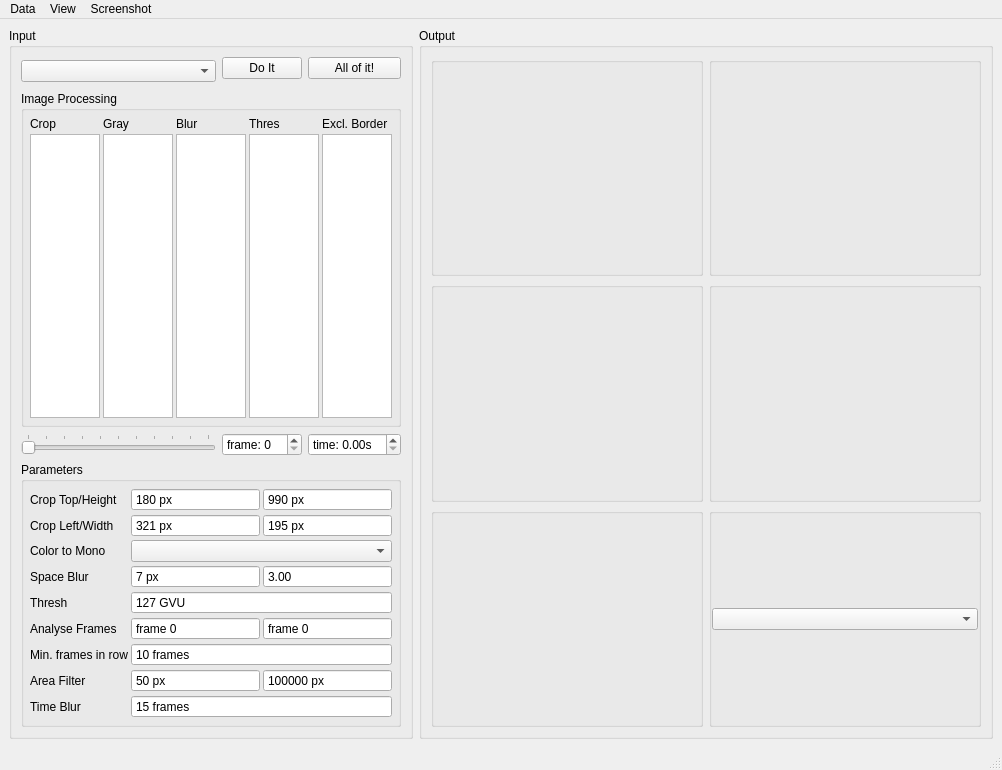
<?xml version="1.0" encoding="UTF-8"?>
<ui version="4.0">
 <class>D_MAKRO_AirDragTrack</class>
 <widget class="QMainWindow" name="D_MAKRO_AirDragTrack">
  <property name="geometry">
   <rect>
    <x>0</x>
    <y>0</y>
    <width>1002</width>
    <height>770</height>
   </rect>
  </property>
  <property name="windowTitle">
   <string>MainWindow</string>
  </property>
  <widget class="QWidget" name="centralwidget">
   <layout class="QGridLayout" name="gridLayout">
    <item row="0" column="0">
     <widget class="QGroupBox" name="groupBox_In">
      <property name="sizePolicy">
       <sizepolicy hsizetype="Preferred" vsizetype="Preferred">
        <horstretch>1</horstretch>
        <verstretch>0</verstretch>
       </sizepolicy>
      </property>
      <property name="title">
       <string>Input</string>
      </property>
      <layout class="QGridLayout" name="gridLayout_2">
       <item row="2" column="0" colspan="3">
        <widget class="QGroupBox" name="groupBox">
         <property name="title">
          <string>Image Processing</string>
         </property>
         <layout class="QGridLayout" name="gridLayout_5">
          <property name="leftMargin">
           <number>6</number>
          </property>
          <property name="topMargin">
           <number>6</number>
          </property>
          <property name="rightMargin">
           <number>6</number>
          </property>
          <property name="bottomMargin">
           <number>6</number>
          </property>
          <property name="spacing">
           <number>3</number>
          </property>
          <item row="1" column="0">
           <widget class="QGraphicsView" name="graphicsView_Proc_Crop"/>
          </item>
          <item row="1" column="3">
           <widget class="QGraphicsView" name="graphicsView_Proc_Thres"/>
          </item>
          <item row="1" column="4">
           <widget class="QGraphicsView" name="graphicsView_Proc_ExBorder"/>
          </item>
          <item row="1" column="1">
           <widget class="QGraphicsView" name="graphicsView_Proc_Gray"/>
          </item>
          <item row="1" column="2">
           <widget class="QGraphicsView" name="graphicsView_Proc_Blur"/>
          </item>
          <item row="0" column="0">
           <widget class="QLabel" name="label_10">
            <property name="text">
             <string>Crop</string>
            </property>
           </widget>
          </item>
          <item row="0" column="1">
           <widget class="QLabel" name="label_11">
            <property name="text">
             <string>Gray</string>
            </property>
           </widget>
          </item>
          <item row="0" column="2">
           <widget class="QLabel" name="label_12">
            <property name="text">
             <string>Blur</string>
            </property>
           </widget>
          </item>
          <item row="0" column="3">
           <widget class="QLabel" name="label_13">
            <property name="text">
             <string>Thres</string>
            </property>
           </widget>
          </item>
          <item row="0" column="4">
           <widget class="QLabel" name="label_14">
            <property name="text">
             <string>Excl. Border</string>
            </property>
           </widget>
          </item>
         </layout>
        </widget>
       </item>
       <item row="3" column="1">
        <widget class="QSpinBox" name="spinBox_T_Frame">
         <property name="prefix">
          <string>frame: </string>
         </property>
        </widget>
       </item>
       <item row="4" column="0" colspan="3">
        <widget class="QGroupBox" name="groupBox_ProcSettings">
         <property name="title">
          <string>Parameters</string>
         </property>
         <layout class="QGridLayout" name="gridLayout_3">
          <property name="leftMargin">
           <number>6</number>
          </property>
          <property name="topMargin">
           <number>6</number>
          </property>
          <property name="rightMargin">
           <number>6</number>
          </property>
          <property name="bottomMargin">
           <number>6</number>
          </property>
          <property name="spacing">
           <number>3</number>
          </property>
          <item row="4" column="2" colspan="4">
           <widget class="QComboBox" name="comboBox_Color2Mono"/>
          </item>
          <item row="6" column="1">
           <widget class="QLabel" name="label_2">
            <property name="text">
             <string>Thresh</string>
            </property>
           </widget>
          </item>
          <item row="8" column="2" colspan="2">
           <widget class="QSpinBox" name="spinBox_CropStart">
            <property name="enabled">
             <bool>true</bool>
            </property>
            <property name="buttonSymbols">
             <enum>QAbstractSpinBox::NoButtons</enum>
            </property>
            <property name="prefix">
             <string>frame </string>
            </property>
           </widget>
          </item>
          <item row="4" column="1">
           <widget class="QLabel" name="label_4">
            <property name="text">
             <string>Color to Mono</string>
            </property>
           </widget>
          </item>
          <item row="10" column="2" colspan="2">
           <widget class="QSpinBox" name="spinBox_AreaMin">
            <property name="enabled">
             <bool>true</bool>
            </property>
            <property name="buttonSymbols">
             <enum>QAbstractSpinBox::NoButtons</enum>
            </property>
            <property name="suffix">
             <string> px</string>
            </property>
            <property name="minimum">
             <number>0</number>
            </property>
            <property name="maximum">
             <number>999999999</number>
            </property>
            <property name="value">
             <number>50</number>
            </property>
           </widget>
          </item>
          <item row="8" column="1">
           <widget class="QLabel" name="label_7">
            <property name="enabled">
             <bool>true</bool>
            </property>
            <property name="text">
             <string>Analyse Frames</string>
            </property>
           </widget>
          </item>
          <item row="2" column="1">
           <widget class="QLabel" name="label_6">
            <property name="text">
             <string>Crop Left/Width</string>
            </property>
           </widget>
          </item>
          <item row="5" column="2" colspan="2">
           <widget class="QSpinBox" name="spinBox_BlurSize">
            <property name="buttonSymbols">
             <enum>QAbstractSpinBox::NoButtons</enum>
            </property>
            <property name="suffix">
             <string> px</string>
            </property>
            <property name="minimum">
             <number>1</number>
            </property>
            <property name="singleStep">
             <number>2</number>
            </property>
            <property name="value">
             <number>7</number>
            </property>
           </widget>
          </item>
          <item row="1" column="1">
           <widget class="QLabel" name="label_5">
            <property name="text">
             <string>Crop Top/Height</string>
            </property>
           </widget>
          </item>
          <item row="2" column="4" colspan="2">
           <widget class="QSpinBox" name="spinBox_CropWidth">
            <property name="buttonSymbols">
             <enum>QAbstractSpinBox::NoButtons</enum>
            </property>
            <property name="suffix">
             <string> px</string>
            </property>
            <property name="maximum">
             <number>999999</number>
            </property>
            <property name="value">
             <number>195</number>
            </property>
           </widget>
          </item>
          <item row="5" column="1">
           <widget class="QLabel" name="label">
            <property name="text">
             <string>Space Blur</string>
            </property>
           </widget>
          </item>
          <item row="10" column="4" colspan="2">
           <widget class="QSpinBox" name="spinBox_AreaMax">
            <property name="enabled">
             <bool>true</bool>
            </property>
            <property name="buttonSymbols">
             <enum>QAbstractSpinBox::NoButtons</enum>
            </property>
            <property name="suffix">
             <string> px</string>
            </property>
            <property name="maximum">
             <number>999999999</number>
            </property>
            <property name="value">
             <number>999999999</number>
            </property>
           </widget>
          </item>
          <item row="6" column="2" colspan="4">
           <widget class="QDoubleSpinBox" name="doubleSpinBox_Thresh">
            <property name="buttonSymbols">
             <enum>QAbstractSpinBox::NoButtons</enum>
            </property>
            <property name="suffix">
             <string> GVU</string>
            </property>
            <property name="decimals">
             <number>0</number>
            </property>
            <property name="maximum">
             <double>255.000000000000000</double>
            </property>
            <property name="value">
             <double>127.000000000000000</double>
            </property>
           </widget>
          </item>
          <item row="8" column="4" colspan="2">
           <widget class="QSpinBox" name="spinBox_CropEnd">
            <property name="enabled">
             <bool>true</bool>
            </property>
            <property name="buttonSymbols">
             <enum>QAbstractSpinBox::NoButtons</enum>
            </property>
            <property name="prefix">
             <string>frame </string>
            </property>
           </widget>
          </item>
          <item row="1" column="2" colspan="2">
           <widget class="QSpinBox" name="spinBox_CropTop">
            <property name="buttonSymbols">
             <enum>QAbstractSpinBox::NoButtons</enum>
            </property>
            <property name="suffix">
             <string> px</string>
            </property>
            <property name="maximum">
             <number>999999</number>
            </property>
            <property name="value">
             <number>180</number>
            </property>
           </widget>
          </item>
          <item row="2" column="2" colspan="2">
           <widget class="QSpinBox" name="spinBox_CropLeft">
            <property name="buttonSymbols">
             <enum>QAbstractSpinBox::NoButtons</enum>
            </property>
            <property name="suffix">
             <string> px</string>
            </property>
            <property name="maximum">
             <number>999999</number>
            </property>
            <property name="value">
             <number>321</number>
            </property>
           </widget>
          </item>
          <item row="10" column="1">
           <widget class="QLabel" name="label_3">
            <property name="enabled">
             <bool>true</bool>
            </property>
            <property name="text">
             <string>Area Filter</string>
            </property>
           </widget>
          </item>
          <item row="1" column="4" colspan="2">
           <widget class="QSpinBox" name="spinBox_CropHeight">
            <property name="buttonSymbols">
             <enum>QAbstractSpinBox::NoButtons</enum>
            </property>
            <property name="suffix">
             <string> px</string>
            </property>
            <property name="maximum">
             <number>999999</number>
            </property>
            <property name="value">
             <number>990</number>
            </property>
           </widget>
          </item>
          <item row="5" column="4" colspan="2">
           <widget class="QDoubleSpinBox" name="doubleSpinBox_BlurSigma">
            <property name="buttonSymbols">
             <enum>QAbstractSpinBox::NoButtons</enum>
            </property>
            <property name="singleStep">
             <double>0.250000000000000</double>
            </property>
            <property name="value">
             <double>3.000000000000000</double>
            </property>
           </widget>
          </item>
          <item row="11" column="1">
           <widget class="QLabel" name="label_8">
            <property name="text">
             <string>Time Blur</string>
            </property>
           </widget>
          </item>
          <item row="11" column="2" colspan="4">
           <widget class="QSpinBox" name="spinBox_BlurFrames">
            <property name="buttonSymbols">
             <enum>QAbstractSpinBox::NoButtons</enum>
            </property>
            <property name="suffix">
             <string> frames</string>
            </property>
            <property name="minimum">
             <number>1</number>
            </property>
            <property name="singleStep">
             <number>2</number>
            </property>
            <property name="value">
             <number>15</number>
            </property>
           </widget>
          </item>
          <item row="9" column="1">
           <widget class="QLabel" name="label_9">
            <property name="text">
             <string>Min. frames in row</string>
            </property>
           </widget>
          </item>
          <item row="9" column="2" colspan="4">
           <widget class="QSpinBox" name="spinBox_FramesInARow">
            <property name="buttonSymbols">
             <enum>QAbstractSpinBox::NoButtons</enum>
            </property>
            <property name="suffix">
             <string> frames</string>
            </property>
            <property name="minimum">
             <number>1</number>
            </property>
            <property name="maximum">
             <number>999</number>
            </property>
            <property name="value">
             <number>10</number>
            </property>
           </widget>
          </item>
         </layout>
        </widget>
       </item>
       <item row="3" column="2">
        <widget class="QDoubleSpinBox" name="doubleSpinBox_T_Sec">
         <property name="prefix">
          <string>time: </string>
         </property>
         <property name="suffix">
          <string>s</string>
         </property>
        </widget>
       </item>
       <item row="3" column="0">
        <widget class="QSlider" name="horizontalSlider_T_Frame">
         <property name="maximum">
          <number>999</number>
         </property>
         <property name="orientation">
          <enum>Qt::Horizontal</enum>
         </property>
         <property name="tickPosition">
          <enum>QSlider::TicksAbove</enum>
         </property>
         <property name="tickInterval">
          <number>100</number>
         </property>
        </widget>
       </item>
       <item row="0" column="1">
        <widget class="QPushButton" name="pushButton_ProcVideo">
         <property name="sizePolicy">
          <sizepolicy hsizetype="Preferred" vsizetype="Preferred">
           <horstretch>0</horstretch>
           <verstretch>0</verstretch>
          </sizepolicy>
         </property>
         <property name="text">
          <string>Do It</string>
         </property>
        </widget>
       </item>
       <item row="0" column="2">
        <widget class="QPushButton" name="pushButton_ProcAllVideos">
         <property name="sizePolicy">
          <sizepolicy hsizetype="Preferred" vsizetype="Preferred">
           <horstretch>0</horstretch>
           <verstretch>0</verstretch>
          </sizepolicy>
         </property>
         <property name="text">
          <string>All of it!</string>
         </property>
        </widget>
       </item>
       <item row="0" column="0" rowspan="2">
        <widget class="QComboBox" name="comboBox_DataInput"/>
       </item>
      </layout>
     </widget>
    </item>
    <item row="0" column="1">
     <widget class="QGroupBox" name="groupBox_Out">
      <property name="sizePolicy">
       <sizepolicy hsizetype="Preferred" vsizetype="Preferred">
        <horstretch>2</horstretch>
        <verstretch>0</verstretch>
       </sizepolicy>
      </property>
      <property name="title">
       <string>Output</string>
      </property>
      <layout class="QGridLayout" name="gridLayout_4">
       <item row="1" column="1">
        <widget class="QGroupBox" name="groupBox_S1">
         <property name="title">
          <string/>
         </property>
         <property name="flat">
          <bool>true</bool>
         </property>
         <layout class="QGridLayout" name="gridLayout_9">
          <property name="leftMargin">
           <number>0</number>
          </property>
          <property name="topMargin">
           <number>0</number>
          </property>
          <property name="rightMargin">
           <number>0</number>
          </property>
          <property name="bottomMargin">
           <number>0</number>
          </property>
          <property name="spacing">
           <number>0</number>
          </property>
          <item row="0" column="0">
           <layout class="QGridLayout" name="gridLayout_S1"/>
          </item>
         </layout>
        </widget>
       </item>
       <item row="2" column="1">
        <widget class="QGroupBox" name="groupBox_S2">
         <property name="title">
          <string/>
         </property>
         <property name="flat">
          <bool>true</bool>
         </property>
         <layout class="QGridLayout" name="gridLayout_11">
          <property name="leftMargin">
           <number>0</number>
          </property>
          <property name="topMargin">
           <number>0</number>
          </property>
          <property name="rightMargin">
           <number>0</number>
          </property>
          <property name="bottomMargin">
           <number>0</number>
          </property>
          <property name="spacing">
           <number>0</number>
          </property>
          <item row="0" column="0">
           <layout class="QGridLayout" name="gridLayout_S2"/>
          </item>
         </layout>
        </widget>
       </item>
       <item row="0" column="1">
        <widget class="QGroupBox" name="groupBox_S0">
         <property name="title">
          <string/>
         </property>
         <property name="flat">
          <bool>true</bool>
         </property>
         <layout class="QGridLayout" name="gridLayout_6">
          <property name="leftMargin">
           <number>0</number>
          </property>
          <property name="topMargin">
           <number>0</number>
          </property>
          <property name="rightMargin">
           <number>0</number>
          </property>
          <property name="bottomMargin">
           <number>0</number>
          </property>
          <property name="spacing">
           <number>0</number>
          </property>
          <item row="0" column="0">
           <layout class="QGridLayout" name="gridLayout_S0"/>
          </item>
         </layout>
        </widget>
       </item>
       <item row="2" column="2">
        <widget class="QGroupBox" name="groupBox_Results">
         <property name="title">
          <string/>
         </property>
         <property name="flat">
          <bool>true</bool>
         </property>
         <layout class="QGridLayout" name="gridLayout_7">
          <property name="leftMargin">
           <number>0</number>
          </property>
          <property name="topMargin">
           <number>0</number>
          </property>
          <property name="rightMargin">
           <number>0</number>
          </property>
          <property name="bottomMargin">
           <number>0</number>
          </property>
          <property name="spacing">
           <number>0</number>
          </property>
          <item row="1" column="0">
           <layout class="QGridLayout" name="gridLayout_ResultsAll"/>
          </item>
          <item row="0" column="0">
           <widget class="QComboBox" name="comboBox_Results"/>
          </item>
         </layout>
        </widget>
       </item>
       <item row="0" column="2">
        <widget class="QGroupBox" name="groupBox_S3">
         <property name="title">
          <string/>
         </property>
         <property name="flat">
          <bool>true</bool>
         </property>
         <layout class="QGridLayout" name="gridLayout_8">
          <property name="leftMargin">
           <number>0</number>
          </property>
          <property name="topMargin">
           <number>0</number>
          </property>
          <property name="rightMargin">
           <number>0</number>
          </property>
          <property name="bottomMargin">
           <number>0</number>
          </property>
          <property name="spacing">
           <number>0</number>
          </property>
          <item row="0" column="0">
           <layout class="QGridLayout" name="gridLayout_S3"/>
          </item>
         </layout>
        </widget>
       </item>
       <item row="1" column="2">
        <widget class="QGroupBox" name="groupBox_S4">
         <property name="title">
          <string/>
         </property>
         <property name="flat">
          <bool>true</bool>
         </property>
         <layout class="QGridLayout" name="gridLayout_10">
          <property name="leftMargin">
           <number>0</number>
          </property>
          <property name="topMargin">
           <number>0</number>
          </property>
          <property name="rightMargin">
           <number>0</number>
          </property>
          <property name="bottomMargin">
           <number>0</number>
          </property>
          <property name="spacing">
           <number>0</number>
          </property>
          <item row="0" column="0">
           <layout class="QGridLayout" name="gridLayout_S4"/>
          </item>
         </layout>
        </widget>
       </item>
      </layout>
     </widget>
    </item>
   </layout>
  </widget>
  <widget class="QMenuBar" name="menubar">
   <property name="geometry">
    <rect>
     <x>0</x>
     <y>0</y>
     <width>1002</width>
     <height>21</height>
    </rect>
   </property>
   <widget class="QMenu" name="menuData">
    <property name="title">
     <string>Data</string>
    </property>
    <addaction name="action_Data_Add"/>
    <addaction name="action_Data_Clear"/>
   </widget>
   <widget class="QMenu" name="menuView">
    <property name="title">
     <string>View</string>
    </property>
    <addaction name="action_View_Results_Big"/>
   </widget>
   <widget class="QMenu" name="menuScreenshot">
    <property name="title">
     <string>Screenshot</string>
    </property>
    <addaction name="action_Save_Screenshot_Full_Window"/>
   </widget>
   <addaction name="menuData"/>
   <addaction name="menuView"/>
   <addaction name="menuScreenshot"/>
  </widget>
  <widget class="QStatusBar" name="statusbar"/>
  <action name="action_Data_Add">
   <property name="text">
    <string>Add</string>
   </property>
   <property name="shortcut">
    <string>Ctrl+O</string>
   </property>
  </action>
  <action name="action_Data_Clear">
   <property name="text">
    <string>Clear</string>
   </property>
  </action>
  <action name="action_View_Results_Big">
   <property name="checkable">
    <bool>true</bool>
   </property>
   <property name="text">
    <string>View Results Big</string>
   </property>
   <property name="shortcut">
    <string>F8</string>
   </property>
  </action>
  <action name="action_Save_Screenshot_Full_Window">
   <property name="text">
    <string>Save Screenshot Full Window</string>
   </property>
   <property name="shortcut">
    <string>Ctrl+S</string>
   </property>
  </action>
 </widget>
 <resources/>
 <connections/>
</ui>
